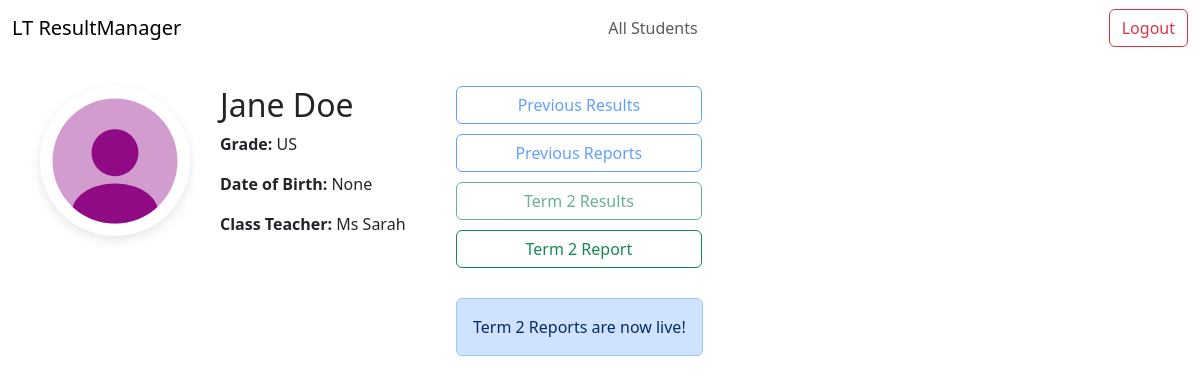
Before: /students/12/ (signed in) with the older database file.
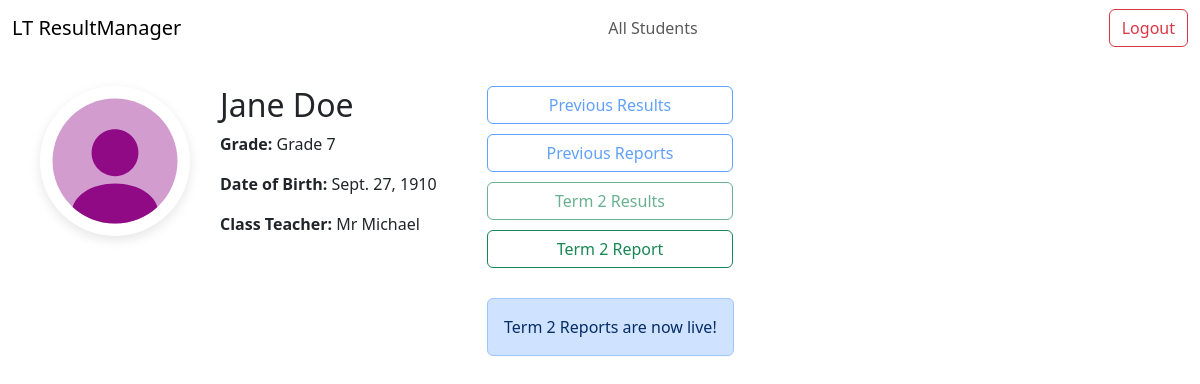
After: the same page with the newer database file.
### main/models.py (models this page shows, shortened)
class Student(models.Model):
    first_name = models.CharField(max_length=50)
    surname = models.CharField(max_length=50)
    dob = models.DateField(blank=True, null=True)
    grade = models.CharField(max_length=10, choices=GRADE_CHOICES)
    class_teacher = models.ForeignKey(
        "Teacher", on_delete=models.SET_NULL, null=True, related_name='class_students')
    subjects = models.ManyToManyField(
        "Subject", related_name='subject_students', blank=True)
    profile_pic = models.ImageField(
        upload_to='student_pics/', blank=True, null=True)

class Teacher(models.Model):
    user = models.OneToOneField(
        User, on_delete=models.CASCADE, null=True, blank=True)
    name = models.CharField(max_length=50)
    grade = models.CharField(max_length=10, choices=GRADE_CHOICES)
    subjects = models.ManyToManyField(
        "Subject", related_name='subject_teachers', blank=True)
    signature = models.ImageField(
        upload_to='signatures/', blank=True, null=True)

### main/views.py (the view)
@login_required
def student(request, student_id):
    student = get_object_or_404(Student, id=student_id)
    return render(request, 'main/student.html', {'student': student})

### main/templates/main/student.html (shortened to what this page needs)
{% extends "main/base.html" %}
{% load static %}
{% block content %}
<div class="student-report-page" style="display: flex;  margin: 30px 40px;">
    <div class="student-report-profile">
        {% if student.profile_pic %}
        <img class="student-image" src="{{ student.profile_pic.url }}" alt="Profile Picture"
            style="width: 150px; height: 150px; object-fit: cover; border-radius: 10px; margin-right: 30px;">
        {% else %}
        <img src="{% if student.profile_image %}{{ student.profile_image.url }}{% else %}{% static 'main/images/default_profile_image_2.svg' %}{% endif %}"
            class="student-image" alt="{{ student.first_name }} {{ student.surname }}">
        {% endif %}
        <div class="student-report-information">
            <h2>{{ student.first_name }} {{ student.surname }}</h2>
            <p><strong>Grade:</strong> {{ student.grade }}</p>
            <p><strong>Date of Birth:</strong> {{ student.dob }}</p>
            <p><strong>Class Teacher:</strong> {{ student.class_teacher.name }}</p>
        </div>
        <div class="report-buttons" style="display: flex; flex-direction: column; gap: 10px; ">
            <button class="btn btn-outline-primary" disabled>Previous Results</button>
            <button class="btn btn-outline-primary" disabled>Previous Reports</button>
            <button class="btn btn-outline-success" disabled>Term 2 Results</button>
            <a href="{% url 'student_report' student.id %}" class="btn btn-outline-success d-none d-md-inline-block"
                role="button">
                Term 2 Report
            </a>
            <div class="alert alert-primary alert-animate" role="alert"
                style="   margin-top: 20px; text-align: center;">
                Term 2 Reports are now live!<br>
            </div>
        </div>
    </div>
    {% endblock %}

Changed rows visible on the page:
changed Student "Jane": grade "US" → "Grade 7"; dob "None" → "Sept. 27, 1910"; class_teacher.name "Ms Sarah" → "Mr Michael"
